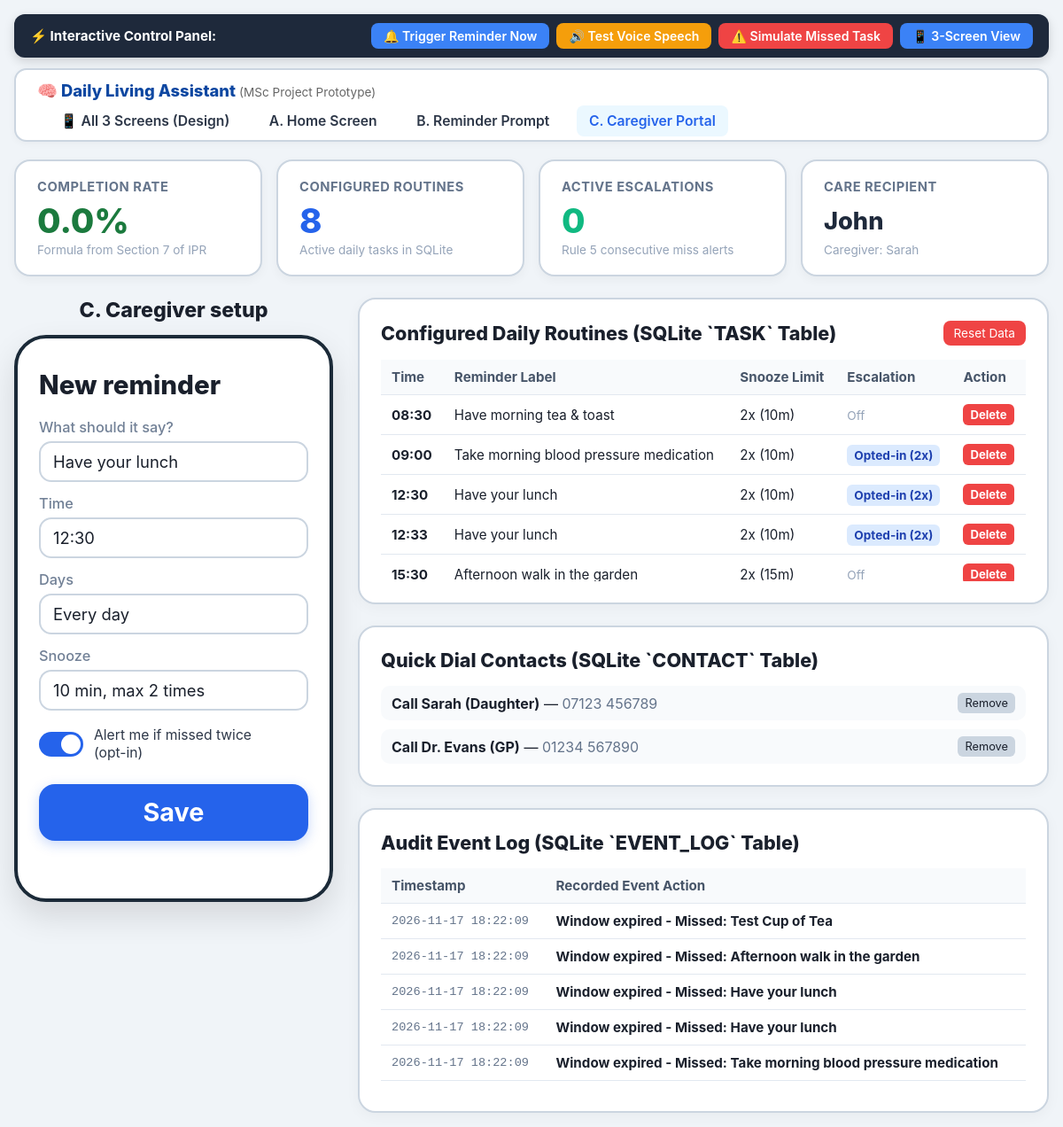
/screen-c, run on an earlier commit of the app's database.
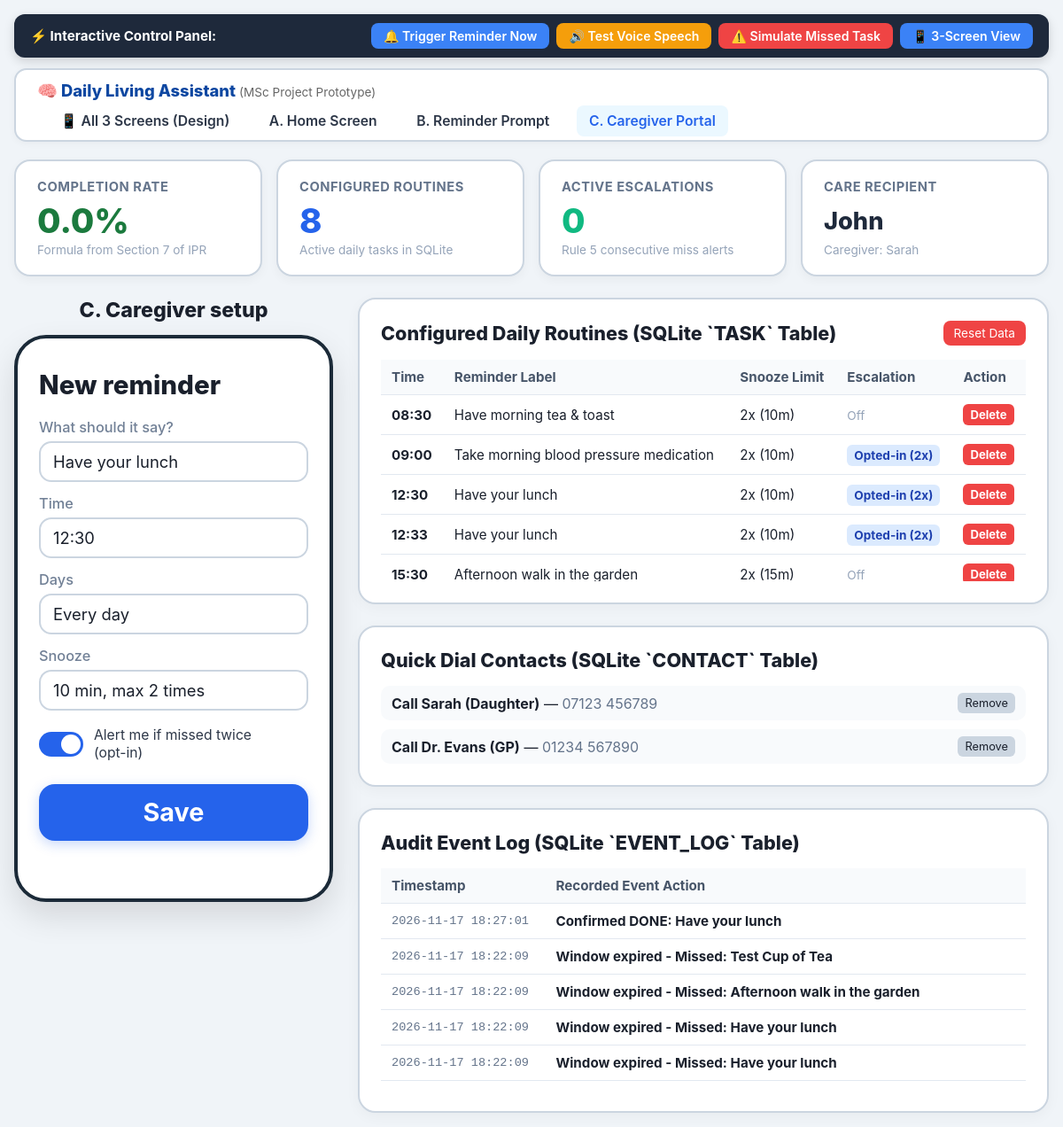
And on a later commit of the database.
### tables this page shows
CREATE TABLE PERSON (
    person_id INTEGER PRIMARY KEY AUTOINCREMENT,
    caregiver_id INTEGER NOT NULL,
    display_name TEXT NOT NULL,
    text_size TEXT DEFAULT 'large',  -- 'normal', 'large', 'extra-large'
    voice_on BOOLEAN DEFAULT 1,
    FOREIGN KEY (caregiver_id) REFERENCES CAREGIVER(caregiver_id) ON DELETE CASCADE
);

CREATE TABLE CAREGIVER (
    caregiver_id INTEGER PRIMARY KEY AUTOINCREMENT,
    name TEXT NOT NULL,
    email TEXT UNIQUE NOT NULL,
    password_hash TEXT NOT NULL,
    created_at TIMESTAMP DEFAULT CURRENT_TIMESTAMP
);

CREATE TABLE TASK (
    task_id INTEGER PRIMARY KEY AUTOINCREMENT,
    person_id INTEGER NOT NULL,
    label TEXT NOT NULL,
    time_of_day TEXT NOT NULL,  -- 'HH:MM' stored in 24hr format
    days_mask INTEGER DEFAULT 127,  -- 7-bit mask (1=Mon, 2=Tue, 4=Wed, 8=Thu, 16=Fri, 32=Sat, 64=Sun)
    snooze_min INTEGER DEFAULT 10,
    max_snoozes INTEGER DEFAULT 2,
    window_min INTEGER DEFAULT 60,
    alert_caregiver BOOLEAN DEFAULT 0,
    is_active BOOLEAN DEFAULT 1,
    FOREIGN KEY (person_id) REFERENCES PERSON(person_id) ON DELETE CASCADE
);

CREATE TABLE CONTACT (
    contact_id INTEGER PRIMARY KEY AUTOINCREMENT,
    person_id INTEGER NOT NULL,
    name TEXT NOT NULL,
    phone TEXT NOT NULL,
    avatar_color TEXT DEFAULT '#4A90E2',
    FOREIGN KEY (person_id) REFERENCES PERSON(person_id) ON DELETE CASCADE
);

CREATE TABLE EVENT_LOG (
    log_id INTEGER PRIMARY KEY AUTOINCREMENT,
    occ_id INTEGER NOT NULL,
    timestamp TIMESTAMP DEFAULT CURRENT_TIMESTAMP,
    action TEXT NOT NULL,  -- 'created', 'shown', 'snoozed', 'done', 'missed', 'escalated'
    FOREIGN KEY (occ_id) REFERENCES OCCURRENCE(occ_id) ON DELETE CASCADE
);

### app.py (the view)
@app.route("/caregiver")
@app.route("/screen-c")
def caregiver_portal():
    tasks = database.get_active_tasks()
    event_logs = database.get_event_logs(limit=25)
    contacts = database.get_contacts()
    completion_rate = database.get_completion_rate()
    caregiver = database.get_caregiver()
    person = database.get_person()
    return render_template(
        "caregiver.html",
        tasks=tasks,
        event_logs=event_logs,
        contacts=contacts,
        completion_rate=completion_rate,
        alerts=manager.engine.caregiver_alerts,
        caregiver=caregiver,
        person=person,
    )

### templates/caregiver.html (shortened to what this page needs)
{% extends "base.html" %}
{% block content %}
<div class="portal-container">
    <div class="kpi-row">
        <div class="kpi-card">
            <div class="kpi-label">Completion Rate</div>
            <div class="kpi-value" style="color: #1B7A3E;">{{ completion_rate }}%</div>
            <div class="kpi-note">Formula from Section 7 of IPR</div>
        </div>
        <div class="kpi-card">
            <div class="kpi-label">Configured Routines</div>
            <div class="kpi-value" style="color: #2563EB;">{{ tasks|length }}</div>
            <div class="kpi-note">Active daily tasks in SQLite</div>
        </div>
        <div class="kpi-card">
            <div class="kpi-label">Active Escalations</div>
            <div class="kpi-value" style="color: {% if alerts %}#EF4444{% else %}#10B981{% endif %};">
                {{ alerts|length }}
            </div>
            <div class="kpi-note">Rule 5 consecutive miss alerts</div>
        </div>
        <div class="kpi-card">
            <div class="kpi-label">Care Recipient</div>
            <div class="kpi-value" style="font-size: 1.7rem; color: #1E293B;">{{ person.display_name }}</div>
            <div class="kpi-note">Caregiver: {{ caregiver.name }}</div>
        </div>
    </div>
    <div class="caregiver-main-grid">
        <div class="screen-container">
            <div class="screen-title">C. Caregiver setup</div>
            <div class="tablet-frame" id="frame-screen-c">
                <div>
                    <div class="caregiver-title">New reminder</div>
                    <form action="{{ url_for('add_routine') }}" method="POST">
                        <div class="form-group">
                            <label class="form-label" for="task-label">What should it say?</label>
                            <input type="text" id="task-label" name="label" class="form-input" value="Have your lunch" required>
                        </div>
                        <div class="form-group">
                            <label class="form-label" for="task-time">Time</label>
                            <input type="text" id="task-time" name="time_of_day" class="form-input" value="12:30" required>
                        </div>
                        <div class="form-group">
                            <label class="form-label" for="task-days">Days</label>
                            <input type="text" id="task-days" name="days" class="form-input" value="Every day">
                        </div>
                        <div class="form-group">
                            <label class="form-label" for="task-snooze">Snooze</label>
                            <input type="text" id="task-snooze" name="snooze" class="form-input" value="10 min, max 2 times">
                        </div>
                        <div class="toggle-row" onclick="toggleOptin()">
                            <div class="toggle-switch active" id="toggle-sw">
                                <div class="toggle-knob"></div>
                            </div>
                            <div class="toggle-label">
                                Alert me if missed twice<br>(opt-in)
                            </div>
                        </div>
                        <button type="submit" class="btn btn-save">
                            Save
                        </button>
                    </form>
                </div>
            </div>
        </div>
        <div class="dashboard-panel">
            <div class="card">
                <h2>
                    <span>Configured Daily Routines (SQLite `TASK` Table)</span>
                    <button class="btn" style="background:#EF4444; color:white; font-size:0.85rem; padding:6px 12px; border-radius:8px;" onclick="resetDemoData()">
                        Reset Data
                    </button>
                </h2>
                <div style="max-height: 250px; overflow-y: auto;">
                    <table class="data-table">
                        <thead>
                            <tr>
                                <th>Time</th>
                                <th>Reminder Label</th>
                                <th>Snooze Limit</th>
                                <th>Escalation</th>
                                <th>Action</th>
                            </tr>
                        </thead>
                        <tbody>
                            {% for t in tasks %}
                            <tr>
                                <td><strong>{{ t.time_of_day }}</strong></td>
                                <td>{{ t.label }}</td>
                                <td>{{ t.max_snoozes }}x ({{ t.snooze_min }}m)</td>
                                <td>
                                    {% if t.alert_caregiver %}
                                    <span class="badge-optin">Opted-in (2x)</span>
                                    {% else %}
                                    <span class="badge-off">Off</span>
                                    {% endif %}
                                </td>
                                <td>
                                    <form action="{{ url_for('delete_routine', task_id=t.task_id) }}" method="POST" style="margin:0;">
                                        <button type="submit" style="background:#EF4444; color:white; border-radius:6px; padding:4px 8px; font-size:0.82rem; font-weight:bold;" onclick="return confirm('Remove this routine?');">
                                            Delete
                                        </button>
                                    </form>
                                </td>
                            </tr>
                            {% endfor %}
                        </tbody>
                    </table>
                </div>
            </div>
            <div class="card">
                <h2>Quick Dial Contacts (SQLite `CONTACT` Table)</h2>
                <div style="display:flex; flex-direction:column; gap:10px;">
                    {% for c in contacts %}
                    <div style="display:flex; justify-content:space-between; align-items:center; padding:8px 12px; background:#F8FAFC; border-radius:10px;">
                        <div>
                            <strong>{{ c.name }}</strong> — <span style="color:#64748B;">{{ c.phone }}</span>
                        </div>
                        <form action="{{ url_for('delete_contact', contact_id=c.contact_id) }}" method="POST" style="margin:0;">
                            <button type="submit" style="background:#CBD5E0; color:#1A202C; border-radius:6px; padding:4px 8px; font-size:0.8rem;">
                                Remove
                            </button>
                        </form>
                    </div>
                    {% endfor %}
                </div>
            </div>
            <div class="card">
                <h2>Audit Event Log (SQLite `EVENT_LOG` Table)</h2>
                <div style="max-height: 250px; overflow-y: auto;">
                    <table class="data-table">
                        <thead>
                            <tr>
                                <th>Timestamp</th>
                                <th>Recorded Event Action</th>
                            </tr>
                        </thead>
                        <tbody>
                            {% for log in event_logs %}
                            <tr>
                                <td style="color:#64748B; font-family:monospace; font-size:0.85rem;">{{ log.timestamp }}</td>
                                <td><strong>{{ log.action }}</strong></td>
                            </tr>
                            {% else %}
                            <tr>
                                <td colspan="2" style="text-align:center; color:#999; padding:16px;">No events recorded yet.</td>
                            </tr>
                            {% endfor %}
                        </tbody>
                    </table>
                </div>
            </div>
        </div>
    </div>
</div>
{% endblock %}

### templates/base.html (shortened to what this page needs)
<!DOCTYPE html>
<html lang="en">
<head>
</head>
<body>
    <div class="demo-bar">
        <div class="demo-bar-title">
            <span>⚡ Interactive Control Panel:</span>
        </div>
        <div class="demo-actions">
            <button class="btn-demo" onclick="triggerPromptNow()">🔔 Trigger Reminder Now</button>
            <button class="btn-demo btn-demo-orange" onclick="speakText('Testing speech synthesis. The daily living assistant is active.');">🔊 Test Voice Speech</button>
            <button class="btn-demo btn-demo-red" onclick="simulateMissedTask()">⚠️ Simulate Missed Task</button>
            <a href="{{ url_for('all_screens') }}" class="btn-demo" style="text-decoration:none; display:inline-flex; align-items:center;">📱 3-Screen View</a>
        </div>
    </div>
    <div class="nav-bar">
        <div style="font-weight: 800; font-size: 1.15rem; color: #0D47A1;">
            🧠 Daily Living Assistant <span style="font-size: 0.85rem; font-weight: normal; color: #666;">(MSc Project Prototype)</span>
        </div>
        <div class="nav-links">
            <a href="{{ url_for('all_screens') }}" class="{% if request.endpoint == 'all_screens' %}active{% endif %}">📱 All 3 Screens (Design)</a>
            <a href="{{ url_for('home') }}" class="{% if request.endpoint == 'home' %}active{% endif %}">A. Home Screen</a>
            <a href="{{ url_for('prompt') }}" class="{% if request.endpoint == 'prompt' %}active{% endif %}">B. Reminder Prompt</a>
            <a href="{{ url_for('caregiver_portal') }}" class="{% if request.endpoint == 'caregiver_portal' %}active{% endif %}">C. Caregiver Portal</a>
        </div>
    </div>
    {% block content %}{% endblock %}
</body>
</html>

What changed in the data, as far as the page shows it:
no longer on this page (row unchanged): EVENT_LOG: timestamp "2026-11-17 18:22:09", action "Window expired - Missed: Take morning blood pressure medication"
added EVENT_LOG: timestamp "2026-11-17 18:27:01", action "Confirmed DONE: Have your lunch"
